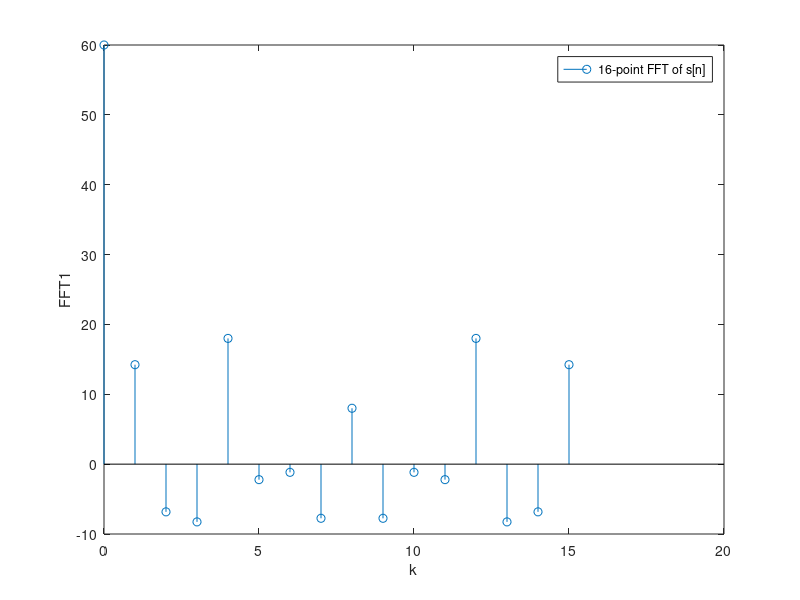
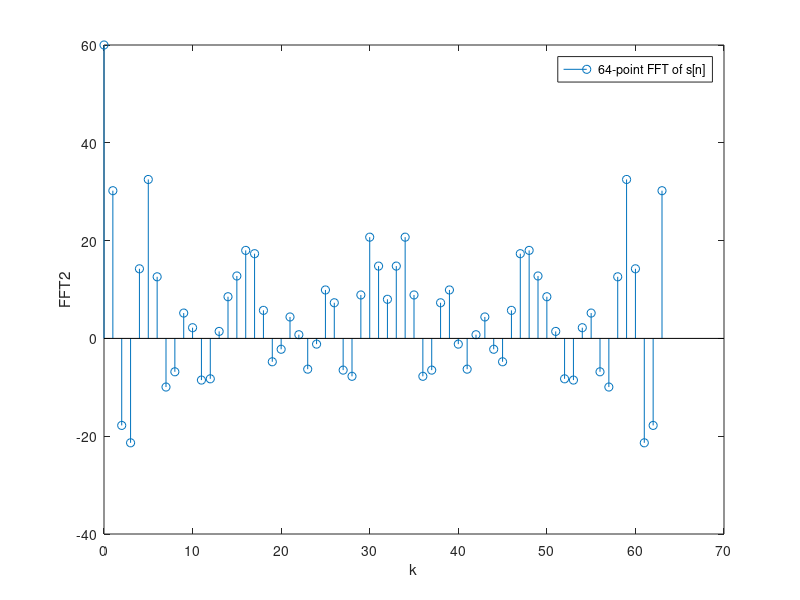
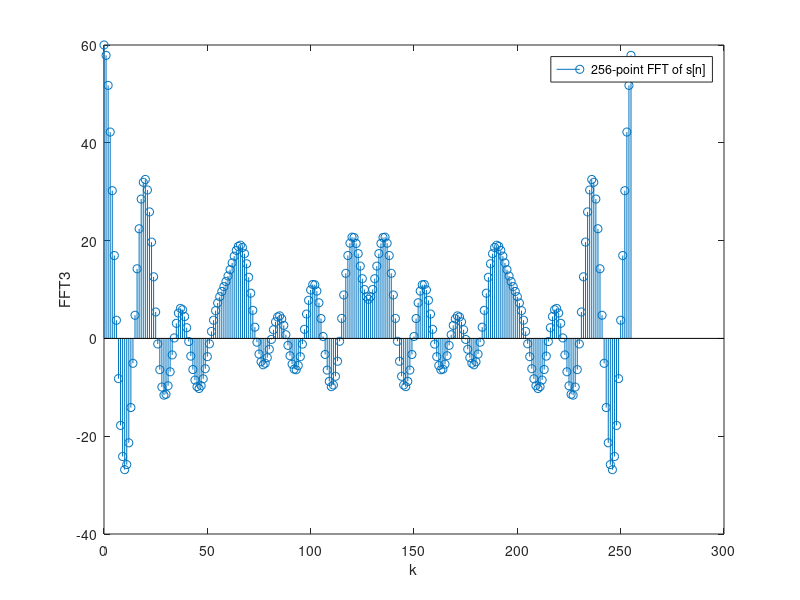

MATLAB code to generate these figures, in order:
% N fft
N = 16;

% Declare vector for n
n = 0:N-1;

% Store values of s[n]
s = [5 1 3 1 7 -1 -2 -1 6 2 3 5 8 10 4 9];

% Compute the 16-point FFT of s[n] and store it in FFT1
FFT1 = fft(s,N);

% Plot FFT1 with respect to k
figure(1);
stem (0:length(FFT1)-1,real(FFT1));
legend ('16-point FFT of s[n]')
xlabel('k');
ylabel('FFT1');


% Compute the 64-point FFT of s[n] and store it in FFT2
FFT2 = fft(s,64);

% Plot FFT2 with respect to k
figure(2);
stem (0:length(FFT2)-1,real(FFT2));
legend ('64-point FFT of s[n]')
xlabel('k');
ylabel('FFT2');


% Compute the 256-point FFT of s[n] and store it in FFT3
FFT3 = fft(s,256);

% Plot FFT3 with respect to k
figure(3);
stem (0:length(FFT3)-1,real(FFT3));
legend ('256-point FFT of s[n]')
xlabel('k');
ylabel('FFT3');
